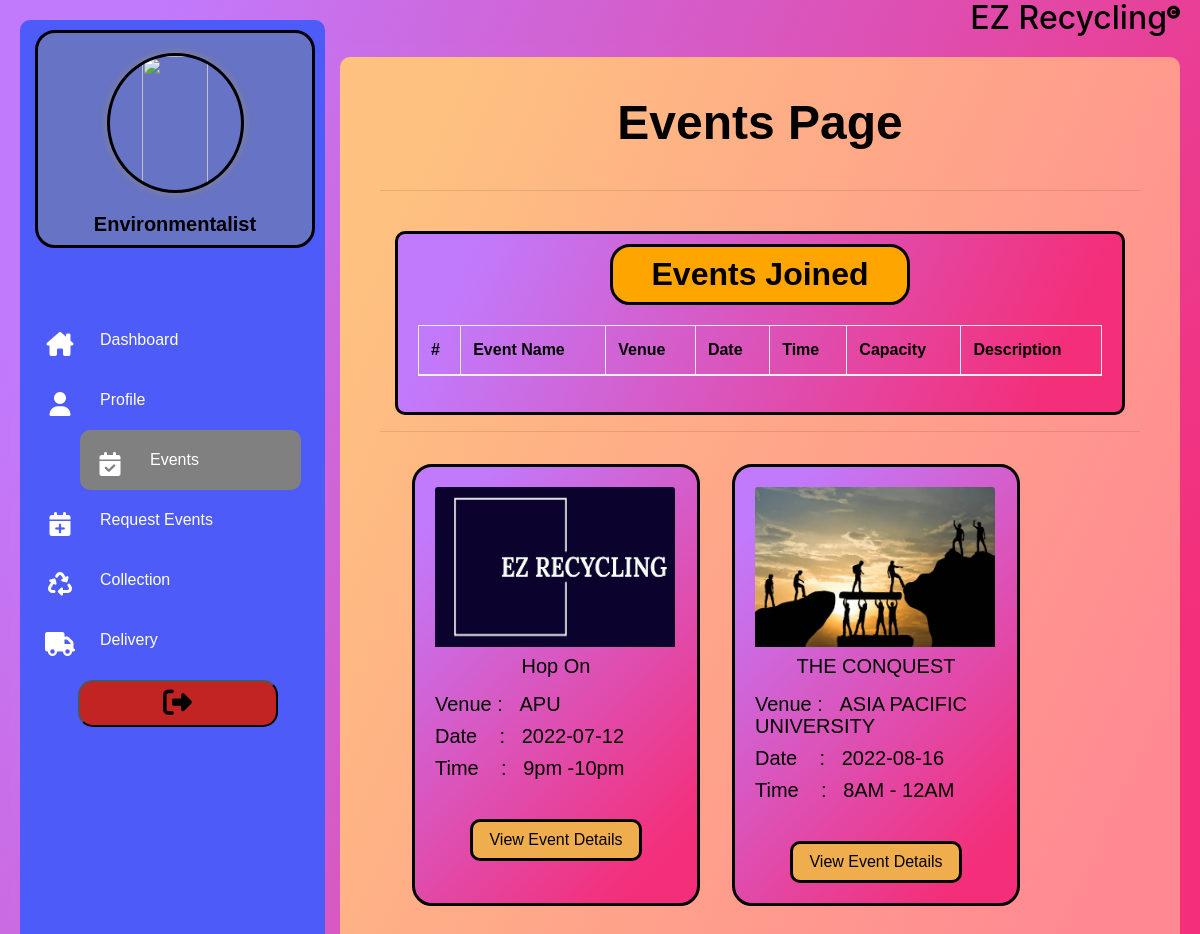
/Environmentalist/Event.php, run on the app's committed database.
### tables this page shows
CREATE TABLE `events` (
  `Event_ID` int(11) NOT NULL,
  `Event_Name` varchar(255) NOT NULL,
  `Venue` varchar(255) NOT NULL,
  `Date` date NOT NULL,
  `Time` varchar(255) NOT NULL,
  `capacity` int(11) NOT NULL,
  `descriptions` varchar(255) NOT NULL,
  `event_pic` varchar(255) NOT NULL,
  `Username` varchar(255) NOT NULL,
  `status` int(11) NOT NULL COMMENT '0=Pending, 1=Approved, 2=Rejected,\r\n3 = Event Finished\r\n'
);

### Environmentalist/Event.php (the view, shortened to what this page needs)
<!DOCTYPE html>
<html lang="en">
<head>
    <link rel="stylesheet" href="navbar.css">
    <link rel="stylesheet" href="bootstrap.css">
</head>
<body>
    <h1 class='copyrite' style='text-align:right;'>EZ Recycling<sup><i style='font-size:small;' class="fa-solid fa-copyright"></i> </sup></h1>
    <div class="container">
        <div class="navigation">
            <div class="profile-pic">
                <img src="../uploads/<?php echo $row['picture']; ?>">
                <h3>Environmentalist</h3>
            </div>
            <ul>
                <li class="list">
                    <a href="Dashboard.php">
                        <span class="icon"><i class="fa-solid fa-house-chimney"></i></span>
                        <span class="title">Dashboard</span>
                    </a>
                </li>
                <li class="list ">
                    <a href="Profile.php">
                        <span class="icon"><i class="fa-solid fa-user"></i></span>
                        <span class="title">Profile</span>
                    </a>
                </li>
                <li class="list_active">
                    <a href="Event.php">
                        <span class="icon"><i class="fa-solid fa-calendar-check"></i></span>
                        <span class="title">Events</span>
                    </a>
                </li>
                <li class="list ">
                    <a href="ReqEvent.php">
                        <span class="icon"><i class="fa-solid fa-calendar-plus"></i></span>
                        <span class="title">Request Events</span>
                    </a>
                </li>
                <li class="list ">
                    <a href="Collection.php">
                        <span class="icon"><i class="fa-solid fa-recycle"></i></span>
                        <span class="title">Collection</span>
                    </a>
                </li>
                <li class="list">
                    <a href="Delivery.php">
                        <span class="icon"><i class="fa-solid fa-truck"></i></span>
                        <span class="title">Delivery</span>
                    </a>
                </li>
                <center>
                <li class="list exit ">
                            <button class="exit_btn" onclick="location.href='../inc/testlogout.php'" type="button"><i class="fa-solid fa-right-from-bracket"></i></button>
                </li>
                </center>
            </ul>
        </div>
    </div>
    <div class="official">
        <div class="mainbox animate-in" >
            <div class="content">
                <center><h1 style='font-size:3rem; font-weight:bolder;'>Events Page</h1></center>
                <br><hr><br>
                <div class="container">
                    <div class="container" style='background: linear-gradient(115deg, #c17afc 10%, #f42e78 90%); font-weight:bolder;       border-radius:10px; border:solid black;'>
                        <center><h3 style='margin-top:10px;font-size:2rem; font-weight:600;padding:10px; background-color:orange;border:solid black; width:300px; border-radius:20px;'>Events Joined</h3></center>
                        <div class="card-body" style='padding:20px; ' >
                            <div class="row" >
                                <table class="table table-bordered table-hover table-striped">
                                    <thead>
                                        <th>#</th>
                                        <th>Event Name</th>
                                        <th>Venue</th>
                                        <th>Date</th>
                                        <th>Time</th>
                                        <th>Capacity</th>
                                        <th>Description</th>
                                    </thead>
                                </table>
                            </div>
                        </div>
                    </div>
                </div>
                    <hr >
                    <div class="row mt-2 pb-3 ml-3  " >
                    <?php
                            include 'dbcon.php';
                            $stmt = $con->prepare('SELECT * FROM events where status=1');
                            $stmt->execute();
                            $result = $stmt->get_result();
                            while ($row = $result->fetch_assoc()):
                        ?>
                        <div class="card" style="width: 18rem; margin:1rem;padding:20px; border:solid black; border-radius:20px;background: linear-gradient(135deg, #c17afc 10%, #f42e78 90%);">
                            <img style="width: 15rem;height: 10rem; " src="../uploads/<?= $row['event_pic'] ?>" class="card-img-top mb-2" alt="Event Pic">
                            <div class="card-body">
                                <h5 class="card-title text-center" ><?= $row['Event_Name'] ?></h5>
                                <p class="card-text" style="text-align:left;">
                                    <h5 style='margin-bottom:10px;'>Venue : &nbsp;&nbsp;<?= $row['Venue'] ?></h5>
                                    <h5 style='margin-bottom:10px;'>Date &nbsp;&nbsp;&nbsp;: &nbsp;&nbsp;<?= $row['Date'] ?></h5>
                                    <h5 style='margin-bottom:10px;'>Time &nbsp;&nbsp;&nbsp;: &nbsp;&nbsp;<?= $row['Time'] ?></h5>
                                </p>
                                <br>
                                <center>
                                <a style='border-radius:10px;'href="eventdetails.php?GetID=<?php echo $row['Event_ID'] ?>" class="btn btn-warning ">View Event Details</a></center>
                            </div>
                        </div>
                        <?php endwhile; ?>
                    </div>
                </div>
            </div>
        </div>
</body>
</html>

### Environmentalist/navbar.css (style rules this page uses)
* { margin: 0; padding: 0; box-sizing: border-box; font-family: 'Poppins', sans-serif; }
body { min-height: 100vh; background: linear-gradient(115deg, #c17afc 10%, #f42e78 90%); }
.copyrite { font-size: 2rem; margin-bottom: 0; font-family: inherit; font-weight: 500; line-height: 1.1; color: #000000; margin-right: 20px; }
.navigation { position:fixed; top:20px; Left:20px; bottom:10px; width:300px; border-radius:10px; box-sizing:initial; border-left:5px solid#4d5bf9; background:#4d5bf9; transition:0.5s; }
.navigation ul { position:absolute; top:0; Left:0; width:100%; padding-left:5px; padding-top:90px; margin-top: 200px; }
.navigation ul li { position:relative; list-style:none; width:100%; border-top-left-radius: 20px ; border-bottom-left-radius: 20px ; }
.navigation ul li a { position:relative; display:block; width:100%; display:flex; text-decoration:none; color:#fff; }
.navigation ul li a .icon { position: relative; display: block; min-width: 60px; height: 60px; Line-height: 70px; text-align: center; }
.navigation ul li a .icon { font-size: 1.5em; }
.navigation ul li a .title { position: relative; display: block; padding-left: 10px; height: 60px; Line-height: 60px; white-space:normal; }
.exit { padding: none; font-size: 1.8rem; margin-top: 10px; margin-bottom: ; }
.exit_btn { padding: ; background-color: #c22323; border-radius: 15px; width: 200px; margin-bottom: none; }
.official { background: linear-gradient(115deg, #c17afc 10%, #f42e78 90%); margin: 10px; max-width: auto; padding: 10px; border-radius: 10PX; }
.mainbox { background: linear-gradient(115deg, #fec180 10%, #ff8993 90%); margin-top: 2px; margin-left: 320px; max-width: auto; padding: 20px; border-radius: 10px; height:fit-content; }
.mainbox .content { height: 100%; background-color: rgba(143, 129, 98, 0); padding: 20px; }
.navigation ul .list_active { content: '' position: absolute; right: 0; left: 50px; top: 0; width: 75%; height: 60px; background: grey; border-radius: 10px; pointer-events: cursor; transition: all 20s; }
.profile-pic { margin: 10px; background-color: rgb(103, 115, 196); align-items:center; border-radius: 20px; text-align: center; padding-bottom: 10px; border: solid black; }
.profile-pic img { width: 50%; height: 140px; border: 2px solid #eee; border-radius: 50%; box-shadow: 0px 0px 8px#888888; margin: 20px; padding: 0px; object-fit:fill ; border: solid black; }

### Environmentalist/Event.php (style rules this page uses)
.navigation .profile-pic h3 { font-weight: bolder; margin-bottom:0rem; font-size:1.25rem; color:black; }
.animate-in { -webkit-animation: fadeIn .5s ease-in; animation: fadeIn .5s ease-in; }

### data on the page
events: event_pic (picture), Event_Name "Hop On", Venue "APU", Date "2022-07-12", Time "9pm -10pm"
events: event_pic (picture), Event_Name "THE CONQUEST", Venue "ASIA PACIFIC UNIVERSITY", Date "2022-08-16", Time "8AM - 12AM"
